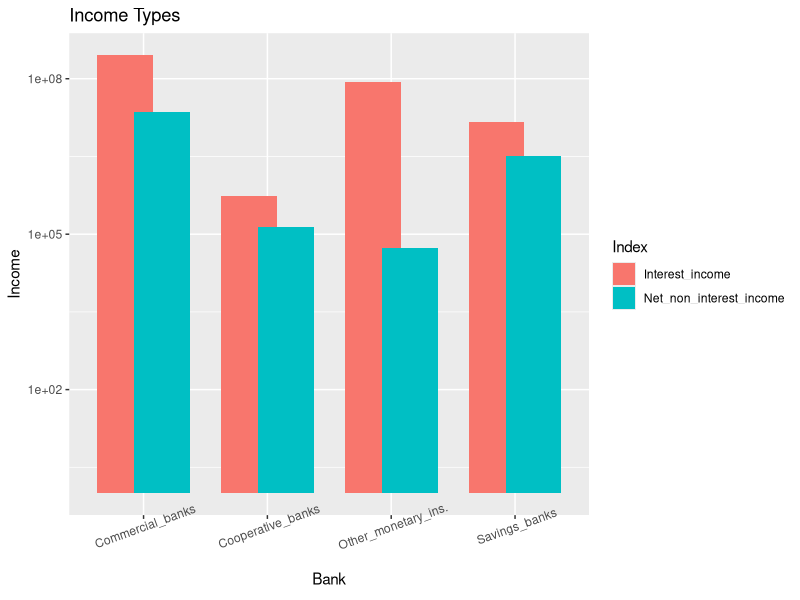
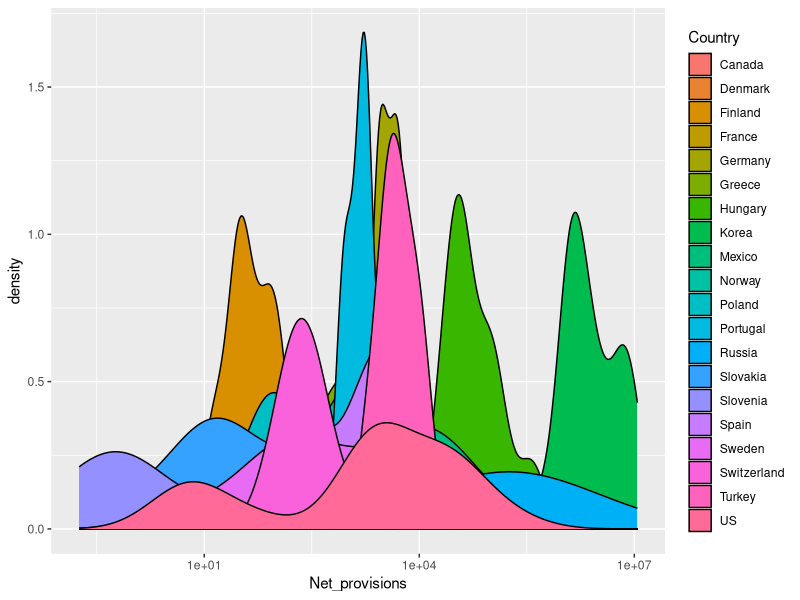
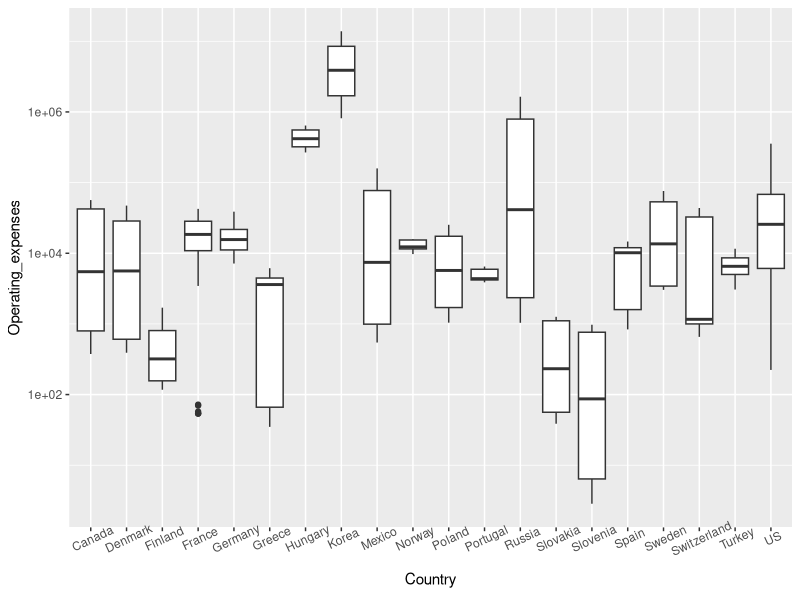
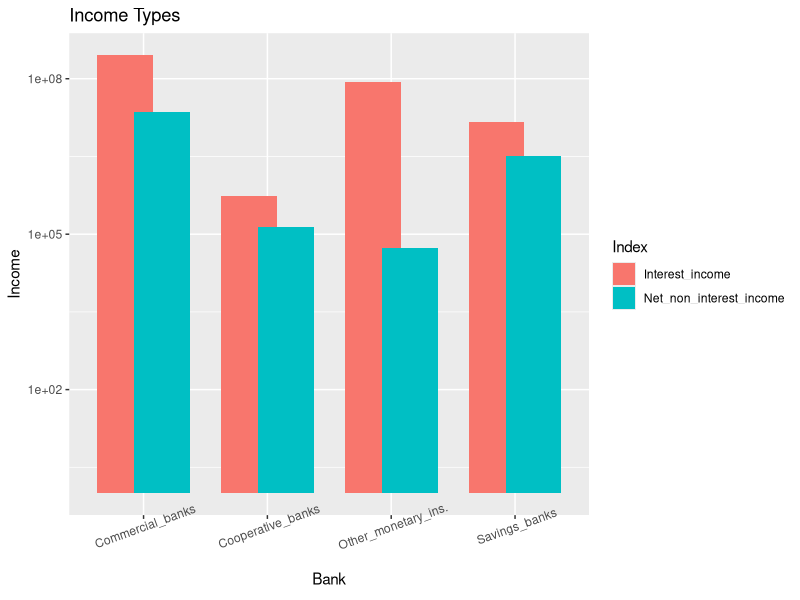
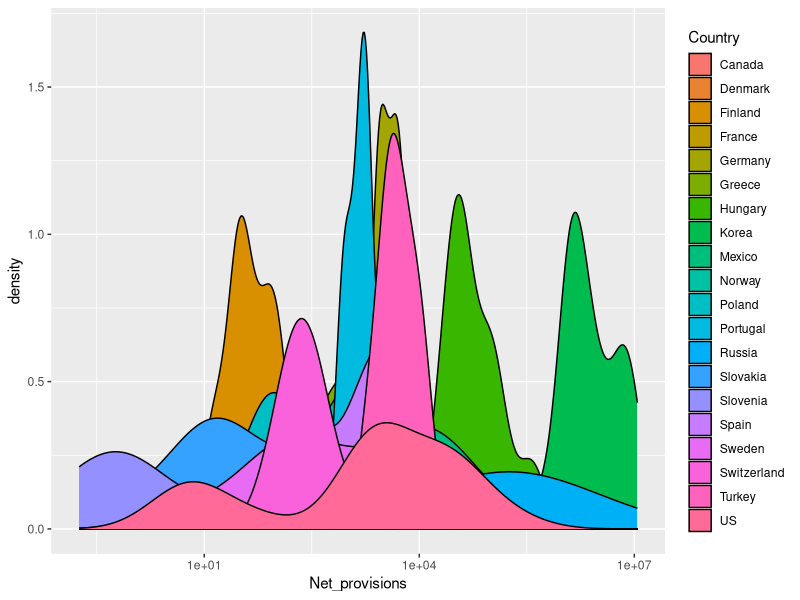
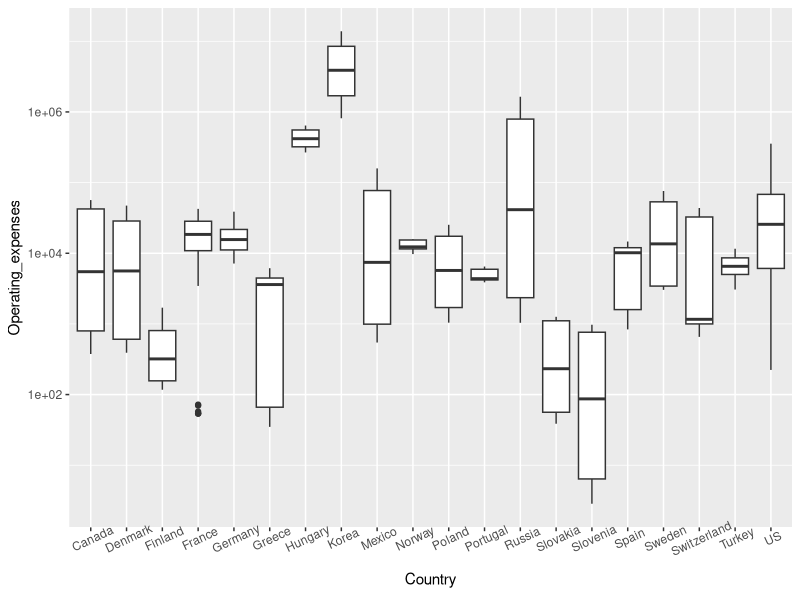

Here is the R script that generated these plots, in order:
library(plyr)
library(ggplot2)

## Data import and names change
#-----------------------------------------------------------
gDat <- read.delim(file="BankProfitabilityStatistics.csv", as.is = c(1:3))
str(gDat)
names(gDat)
names(gDat) <- c("Country", "Bank", "Index", "Year", "Value")

## Cleaning Country Variable:
#------------------------------------------------------------
gDat$Country <- as.factor(gsub(" ","_",gDat$Country))
gDat <- within(gDat, Country <- revalue(Country, c(Russian_Federation = "Russia",Slovak_Republic = "Slovakia",
                                                   United_States = "US", Czech_Republic = "Czech",
                                                   United_Kingdom = "UK")))
levels(gDat$Country)

## Cleaning Index variable:
#-------------------------------------------------------------
# Dependant indexes and memorandum data has been omitted here:
IndexLevels <- c("1. Interest income","2. Interest expenses","4. Net non-interest income",
                 "6. Operating expenses", "8. Net provisions","10. Income tax","12. Distributed profit",
                 "13. Retained profit ", "14. Cash and balance with Central bank","15. Interbank deposits",
                 "16. Loans","17. Securities", "18. Other assets", "19. Capital and reserves",
                 "20. Borrowing from Central bank","21. Interbank deposits","22. Customer deposits",
                 "23. Bonds","24. Other liabilities", "37. Number of institutions","38. Number of branches",
                 "39. Number of employees")
gDat <- droplevels(subset(gDat, Index %in% IndexLevels))
gDat$Index <- gsub("-","_",gDat$Index)
gDat$Index <- gsub("15. Interbank deposits","Interbank deposits_asset",gDat$Index)
gDat$Index <- gsub("[[:digit:]]+. ","",gDat$Index)
gDat$Index <- gsub(" ","_",gDat$Index)
gDat <- within(gDat, Index <- revalue(Index, c(Interbank_deposits= "Interbank_deposits_liab", 
                                               Retained_profit_= "Retained_profit")))
gDat$Index <- as.factor(gDat$Index)
levels(gDat$Index)

## Cleaning bank variable:
#---------------------------------------------------------------
gDat$Bank <- gsub(" ","_",gDat$Bank)
gDat$Bank <- gsub("Co-operative","Cooperative",gDat$Bank)
gDat <- within(gDat, Bank <- revalue(Bank, c(Other_miscellaneous_monetary_institutions = "Other_monetary_ins.")))
gDat$Bank <- as.factor(gDat$Bank)

# Omitting dependant bank levels
iDat <- droplevels(subset(gDat, !(Bank %in% c("All_banks","Foreign_commercial_banks",
                                              "Large_commercial_banks"))))
# iDat rows with zero value:
NoValueIndex <- as.numeric(row.names(iDat[iDat$Value == 0, ]))

# Reshaping iDat to wide to distinguish the indexes:
iDatWide <- reshape(iDat, direction= "wide", idvar= c("Country", "Bank", "Year"), timevar= "Index")
names(iDatWide) <- gsub("Value.","",names(iDatWide))

# Reordering the Index levels based on the IndexLevels vector:
IndexLevels <- names(iDatWide)[4:length(iDatWide)]
oldLevels <- levels(gDat$Index)
newOrder <- sapply(IndexLevels, function(x) grep(x, oldLevels))
gDat <- within(gDat, Index <- factor(as.character(gDat$Index),oldLevels[newOrder]))

## make some plots
#------------------------------------------------------------------------
ggplot(subset(iDat, Index == c("Interest_income","Net_non_interest_income")), aes(x = Bank, weight = Value)) + 
    geom_bar(aes(fill = Index), position = position_dodge(width = 0.6)) + scale_y_log10() + ylab("Income") +
    ggtitle("Income Types") + theme(axis.text.x = element_text(angle=20), axis.title.x= element_text(vjust=2))
ggsave("My_figures/Barchart_income_types.png")

ggplot(iDatWide, aes(x= Net_provisions, fill= Country)) + geom_density() + scale_x_log10() 
ggsave("My_figures/Density_NetProvisions.png")

ggplot(iDatWide, aes(x = Country, y = Operating_expenses)) + geom_boxplot() + scale_y_log10() +
  theme(axis.text.x = element_text(angle=25), axis.title.x= element_text(vjust=2))
ggsave("My_figures/Expense_boxplot.png")

## write data to file
#------------------------------------------------------------------------
write.table(gDat, "finance_clean.tsv", quote = FALSE,
            sep = "\t", row.names = FALSE)
saveRDS(gDat, "finance_clean.rds")
write.table(iDatWide, "finance_wide.tsv", quote = FALSE,
            sep = "\t", row.names = FALSE)
